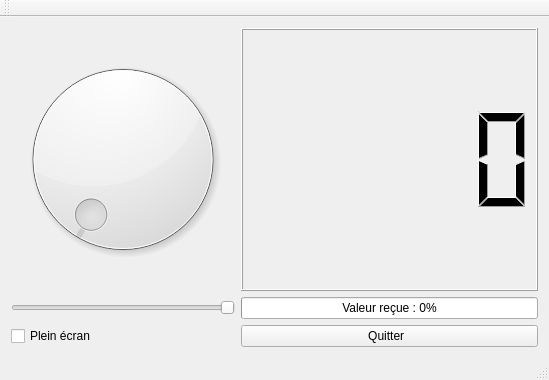
<?xml version="1.0" encoding="UTF-8"?>
<ui version="4.0">
 <class>MainWindow</class>
 <widget class="QMainWindow" name="MainWindow">
  <property name="geometry">
   <rect>
    <x>0</x>
    <y>0</y>
    <width>549</width>
    <height>380</height>
   </rect>
  </property>
  <property name="windowTitle">
   <string>MainWindow</string>
  </property>
  <widget class="QWidget" name="centralWidget">
   <layout class="QGridLayout" name="gridLayout">
    <item row="2" column="1">
     <widget class="QSlider" name="horizontalSlider">
      <property name="layoutDirection">
       <enum>Qt::RightToLeft</enum>
      </property>
      <property name="orientation">
       <enum>Qt::Horizontal</enum>
      </property>
     </widget>
    </item>
    <item row="3" column="1">
     <widget class="QCheckBox" name="checkBox">
      <property name="text">
       <string>Plein écran</string>
      </property>
     </widget>
    </item>
    <item row="0" column="3">
     <widget class="QLCDNumber" name="lcdNumber"/>
    </item>
    <item row="0" column="1">
     <widget class="QDial" name="dial">
      <property name="maximum">
       <number>100</number>
      </property>
     </widget>
    </item>
    <item row="3" column="3">
     <widget class="QPushButton" name="pushButton">
      <property name="text">
       <string>                                     Quitter                                       </string>
      </property>
     </widget>
    </item>
    <item row="2" column="3">
     <widget class="QProgressBar" name="progressBar">
      <property name="value">
       <number>0</number>
      </property>
      <property name="format">
       <string>Valeur reçue : %p%</string>
      </property>
     </widget>
    </item>
   </layout>
  </widget>
  <widget class="QMenuBar" name="menuBar">
   <property name="geometry">
    <rect>
     <x>0</x>
     <y>0</y>
     <width>549</width>
     <height>21</height>
    </rect>
   </property>
  </widget>
  <widget class="QToolBar" name="mainToolBar">
   <attribute name="toolBarArea">
    <enum>TopToolBarArea</enum>
   </attribute>
   <attribute name="toolBarBreak">
    <bool>false</bool>
   </attribute>
  </widget>
  <widget class="QStatusBar" name="statusBar"/>
 </widget>
 <layoutdefault spacing="6" margin="11"/>
 <resources/>
 <connections>
  <connection>
   <sender>dial</sender>
   <signal>sliderMoved(int)</signal>
   <receiver>horizontalSlider</receiver>
   <slot>setValue(int)</slot>
   <hints>
    <hint type="sourcelabel">
     <x>93</x>
     <y>228</y>
    </hint>
    <hint type="destinationlabel">
     <x>225</x>
     <y>316</y>
    </hint>
   </hints>
  </connection>
  <connection>
   <sender>dial</sender>
   <signal>sliderMoved(int)</signal>
   <receiver>lcdNumber</receiver>
   <slot>display(int)</slot>
   <hints>
    <hint type="sourcelabel">
     <x>214</x>
     <y>206</y>
    </hint>
    <hint type="destinationlabel">
     <x>336</x>
     <y>181</y>
    </hint>
   </hints>
  </connection>
  <connection>
   <sender>dial</sender>
   <signal>sliderMoved(int)</signal>
   <receiver>progressBar</receiver>
   <slot>setValue(int)</slot>
   <hints>
    <hint type="sourcelabel">
     <x>183</x>
     <y>212</y>
    </hint>
    <hint type="destinationlabel">
     <x>327</x>
     <y>318</y>
    </hint>
   </hints>
  </connection>
  <connection>
   <sender>pushButton</sender>
   <signal>clicked()</signal>
   <receiver>MainWindow</receiver>
   <slot>close()</slot>
   <hints>
    <hint type="sourcelabel">
     <x>309</x>
     <y>340</y>
    </hint>
    <hint type="destinationlabel">
     <x>263</x>
     <y>352</y>
    </hint>
   </hints>
  </connection>
 </connections>
</ui>
